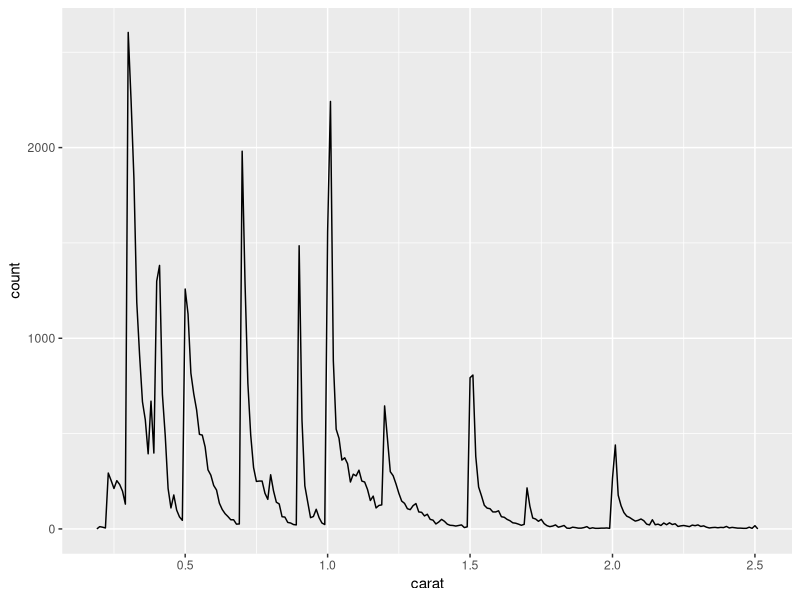
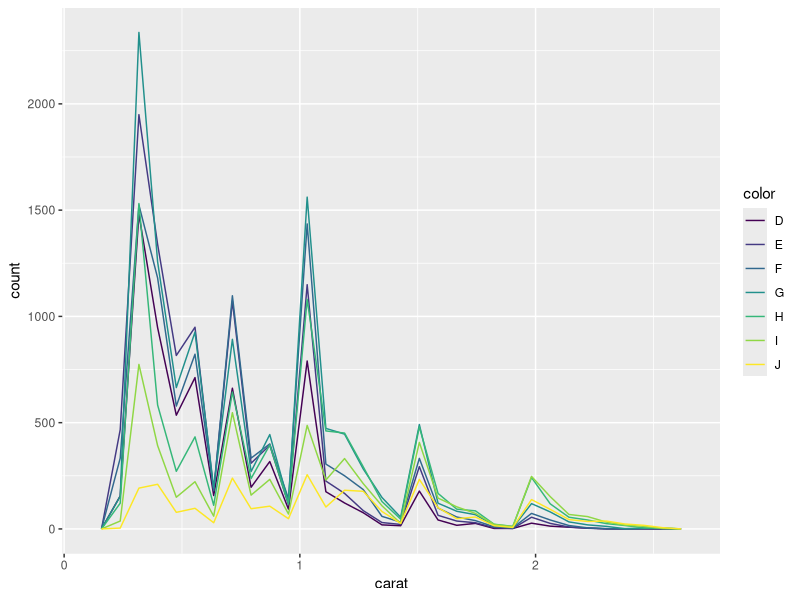
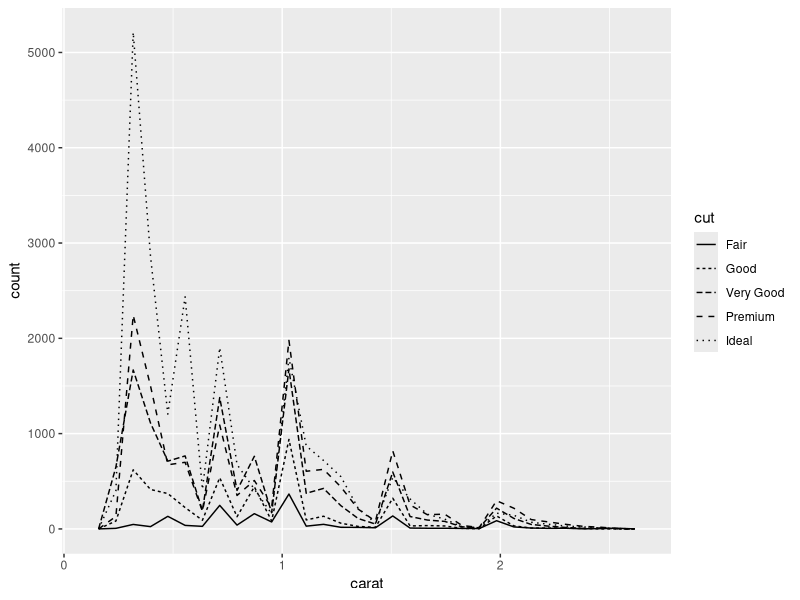
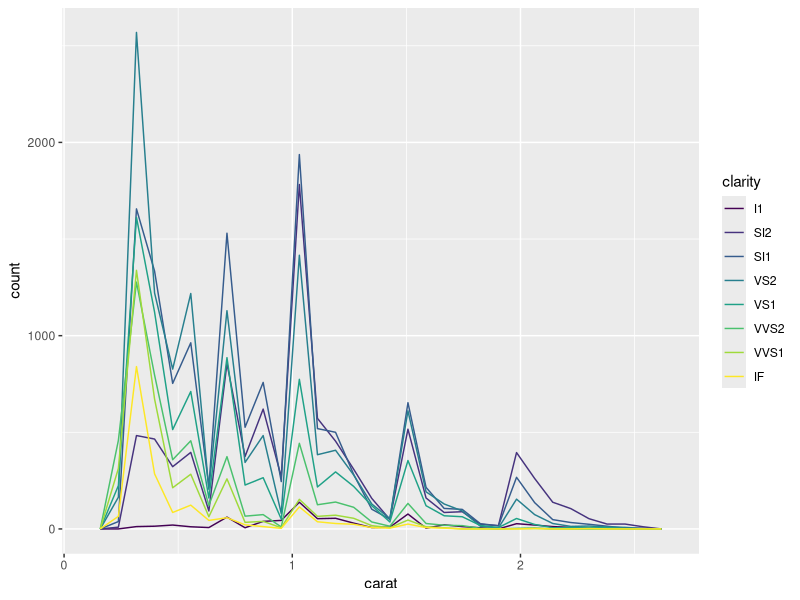

R code for these plots, in order:
## ---- chunk 1
library(tidyverse)
knitr::opts_chunk$set(echo = F, message = F, warning = F)
smaller <- diamonds %>% 
  filter(carat <= 2.5)
comma <- function(x) format(x, digits = 2, big.mark = ",")
## ---- chunk 2
lubridate::now()
smaller %>% 
  ggplot(aes(carat)) + 
  geom_freqpoly(binwidth = 0.01)
## ---- chunk 3
lubridate::now()
smaller %>%
  ggplot() +
  geom_freqpoly(mapping = aes(x = carat, group = color, color = color))
## ---- chunk 4
lubridate::now()
smaller %>%
  ggplot() +
  geom_freqpoly(mapping = aes(x = carat, group = cut, lty = cut))
## ---- chunk 5
lubridate::now()
smaller %>%
  ggplot() +
  geom_freqpoly(mapping = aes(x = carat, group = clarity, color = clarity, stroke=clarity))
## ---- chunk 6
lubridate::now()
diamonds %>%
  arrange(desc(carat)) %>%
  mutate(sizerank = (row_number(desc(carat)))) %>%
  filter(sizerank < 21) %>%
  select(carat:clarity, price) %>%
  knitr::kable(format.args = list(big.mark=','), caption = "The Twenty Largest Diamonds From Largest to Smallest.")
  
